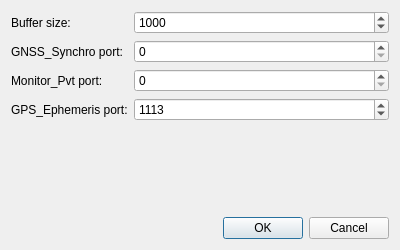
<?xml version="1.0" encoding="UTF-8"?>
<ui version="4.0">
 <class>PreferencesDialog</class>
 <widget class="QDialog" name="PreferencesDialog">
  <property name="geometry">
   <rect>
    <x>0</x>
    <y>0</y>
    <width>400</width>
    <height>250</height>
   </rect>
  </property>
  <property name="windowTitle">
   <string>Preferences</string>
  </property>
  <layout class="QVBoxLayout" name="verticalLayout">
   <item>
    <layout class="QFormLayout" name="formLayout">
     <item row="1" column="0">
      <widget class="QLabel" name="port_gnss_synchro_label">
       <property name="text">
        <string>GNSS_Synchro port:</string>
       </property>
      </widget>
     </item>
     <item row="1" column="1">
      <widget class="QSpinBox" name="port_gnss_synchro_spinBox">
       <property name="maximum">
        <number>65535</number>
       </property>
       <property name="value">
        <number>0</number>
       </property>
      </widget>
     </item>
     <item row="0" column="0">
      <widget class="QLabel" name="buffer_size_label">
       <property name="text">
        <string>Buffer size:</string>
       </property>
      </widget>
     </item>
     <item row="0" column="1">
      <widget class="QSpinBox" name="buffer_size_spinBox">
       <property name="maximum">
        <number>10000</number>
       </property>
       <property name="value">
        <number>1000</number>
       </property>
      </widget>
     </item>
     <item row="2" column="0">
      <widget class="QLabel" name="port_monitor_pvt_label">
       <property name="text">
        <string>Monitor_Pvt port:</string>
       </property>
      </widget>
     </item>
     <item row="2" column="1">
      <widget class="QSpinBox" name="port_monitor_pvt_spinBox">
       <property name="maximum">
        <number>65535</number>
       </property>
      </widget>
     </item>
     <item row="3" column="0">
      <widget class="QLabel" name="port_gps_ephemeris_label">
       <property name="text">
        <string>GPS_Ephemeris port:</string>
       </property>
      </widget>
     </item>
     <item row="3" column="1">
      <widget class="QSpinBox" name="port_gps_ephemeris_spinBox">
       <property name="maximum">
        <number>65535</number>
       </property>
       <property name="value">
        <number>1113</number>
       </property>
      </widget>
     </item>
    </layout>
   </item>
   <item>
    <widget class="QDialogButtonBox" name="buttonBox">
     <property name="orientation">
      <enum>Qt::Horizontal</enum>
     </property>
     <property name="standardButtons">
      <set>QDialogButtonBox::Cancel|QDialogButtonBox::Ok</set>
     </property>
    </widget>
   </item>
  </layout>
 </widget>
 <resources/>
 <connections>
  <connection>
   <sender>buttonBox</sender>
   <signal>accepted()</signal>
   <receiver>PreferencesDialog</receiver>
   <slot>accept()</slot>
   <hints>
    <hint type="sourcelabel">
     <x>248</x>
     <y>254</y>
    </hint>
    <hint type="destinationlabel">
     <x>157</x>
     <y>274</y>
    </hint>
   </hints>
  </connection>
  <connection>
   <sender>buttonBox</sender>
   <signal>rejected()</signal>
   <receiver>PreferencesDialog</receiver>
   <slot>reject()</slot>
   <hints>
    <hint type="sourcelabel">
     <x>316</x>
     <y>260</y>
    </hint>
    <hint type="destinationlabel">
     <x>286</x>
     <y>274</y>
    </hint>
   </hints>
  </connection>
 </connections>
</ui>
